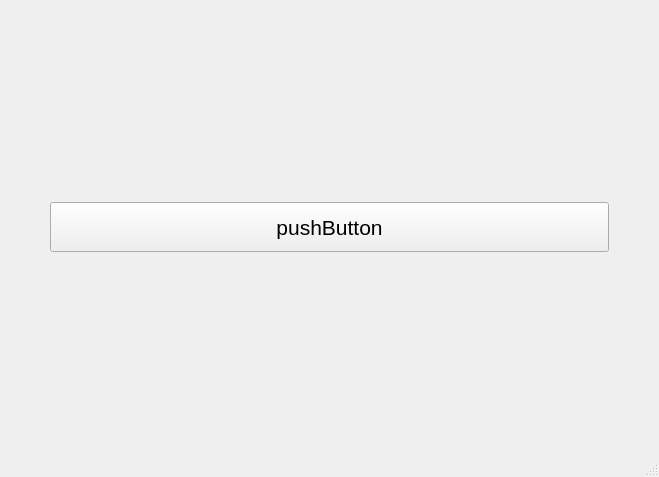
<?xml version="1.0" encoding="UTF-8"?>
<ui version="4.0">
 <class>MainWindow</class>
 <widget class="QMainWindow" name="MainWindow">
  <property name="geometry">
   <rect>
    <x>0</x>
    <y>0</y>
    <width>659</width>
    <height>477</height>
   </rect>
  </property>
  <property name="windowTitle">
   <string>MainWindow</string>
  </property>
  <widget class="QWidget" name="centralwidget">
   <layout class="QVBoxLayout" name="verticalLayout">
    <property name="leftMargin">
     <number>50</number>
    </property>
    <property name="rightMargin">
     <number>50</number>
    </property>
    <item>
     <widget class="QPushButton" name="pushButton">
      <property name="minimumSize">
       <size>
        <width>0</width>
        <height>50</height>
       </size>
      </property>
      <property name="font">
       <font>
        <pointsize>16</pointsize>
       </font>
      </property>
      <property name="text">
       <string>pushButton</string>
      </property>
     </widget>
    </item>
   </layout>
  </widget>
  <widget class="QMenuBar" name="menubar">
   <property name="geometry">
    <rect>
     <x>0</x>
     <y>0</y>
     <width>659</width>
     <height>27</height>
    </rect>
   </property>
  </widget>
  <widget class="QStatusBar" name="statusbar"/>
 </widget>
 <resources/>
 <connections/>
</ui>
